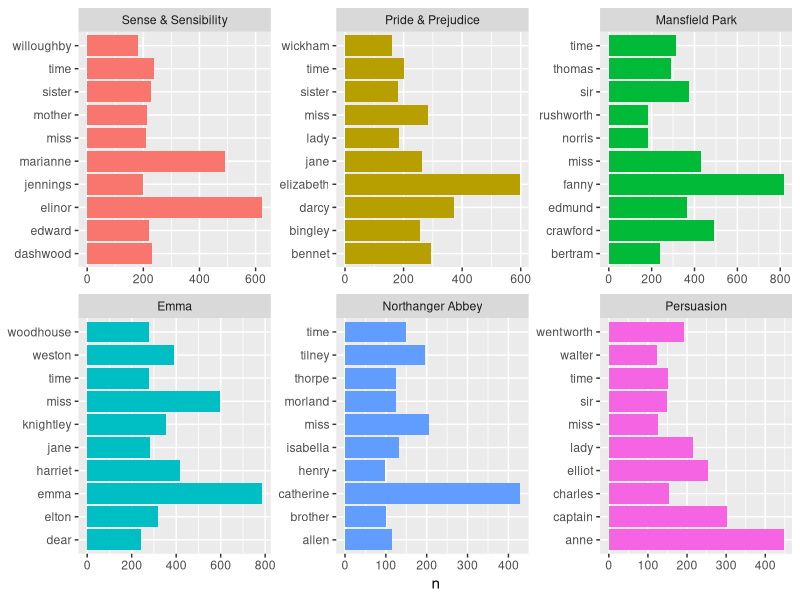
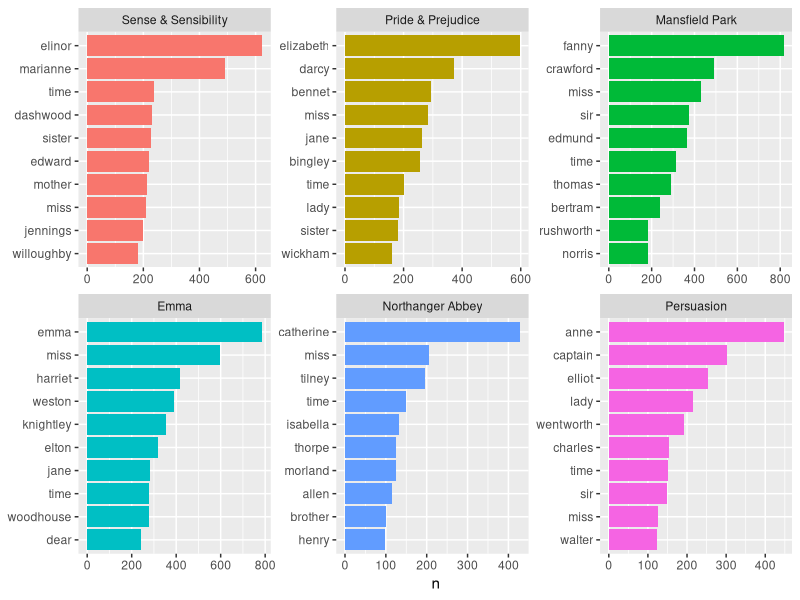
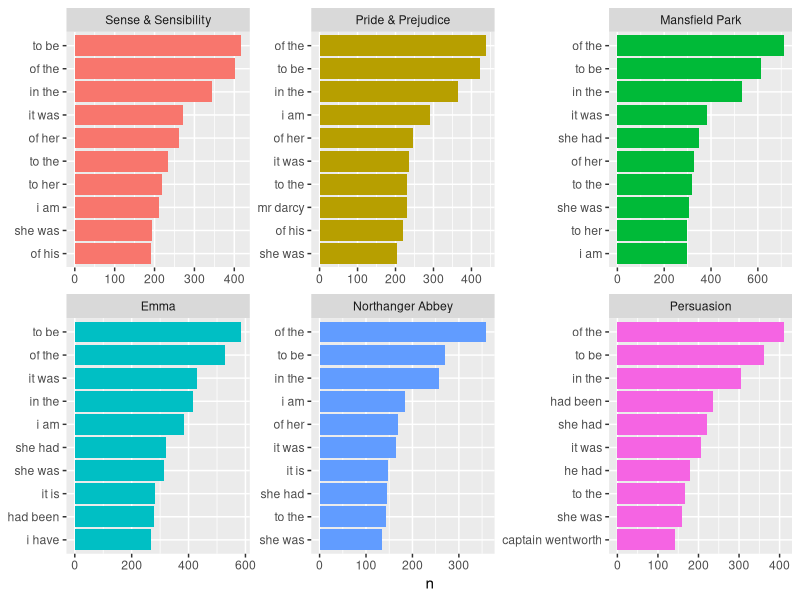
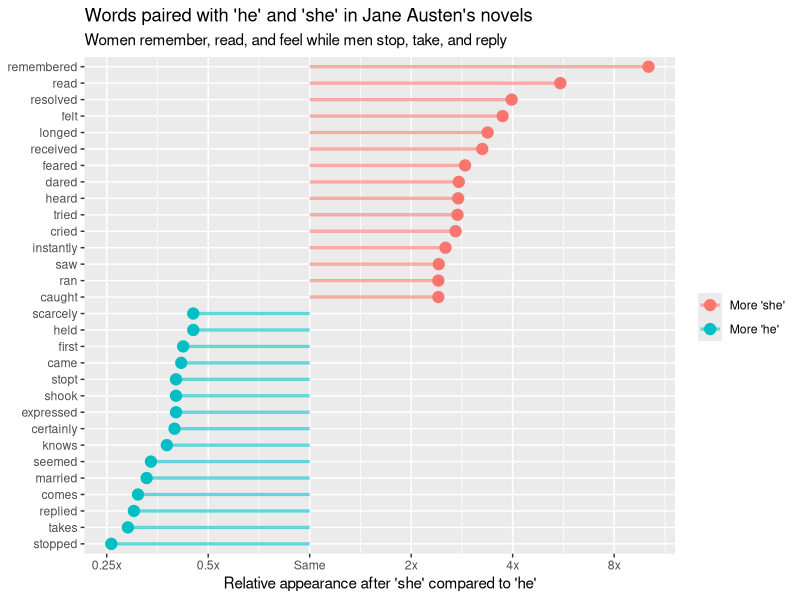

Recreate these plots in R, in order. (Note: this script raises an error after producing the figures.)
## ---- chunk 1
#| label: load-packages

library(tidyverse)
library(tidytext)
library(knitr)
library(janeaustenr) # install.packages("janeaustenr)
## ---- chunk 2
#| label: get-data

austen_books <- austen_books() |>
  filter(text != "")
## ---- chunk 3
#| label: books

austen_books |>
  distinct(book)
## ---- chunk 4
#| label: words

austen_words <- austen_books |>
  unnest_tokens(output = word, input = text) # token = "words" by default
## ---- chunk 5
#| label: top-words

austen_words |>
  count(book, word, sort = TRUE) |>
  group_by(book) |>
  slice_head(n = 10) |>
  pivot_wider(
    names_from = book, 
    values_from = n,
    values_fn = as.character,
    values_fill = "Not in top 10"
    ) |>
  kable()
## ---- chunk 6
#| label: stop-words

stop_words
## ---- chunk 7
#| label: top-without-stop-words

austen_words |>
  anti_join(stop_words) |>
  count(book, word, sort = TRUE) |>
  group_by(book) |>
  slice_head(n = 10) |>
  ggplot(aes(y = word, x = n, fill = book)) +
  geom_col(show.legend = FALSE) +
  facet_wrap(~book, scales = "free") +
  labs(y = NULL)
## ---- chunk 8
#| label: top-without-stop-words-better

austen_words |>
  anti_join(stop_words) |>
  count(book, word, sort = TRUE) |>
  group_by(book) |>
  slice_head(n = 10) |>
  ggplot(aes(y = reorder_within(word, n, book), x = n, fill = book)) +
  geom_col(show.legend = FALSE) +
  facet_wrap(~book, scales = "free") +
  scale_y_reordered() +
  labs(y = NULL)
## ---- chunk 9
#| label: bigrams

austen_bigrams <- austen_books |>
  unnest_tokens(bigram, text, token = "ngrams", n = 2) |>
  filter(!is.na(bigram))

austen_bigrams
## ---- chunk 10
#| label: top-bigrams

austen_bigrams |>
  count(book, bigram, sort = TRUE) |>
  group_by(book) |>
  slice_head(n = 10) |>
  ggplot(aes(y = reorder_within(bigram, n, book), x = n, fill = book)) +
  geom_col(show.legend = FALSE) +
  facet_wrap(~book, scales = "free") +
  scale_y_reordered() +
  labs(y = NULL)
## ---- chunk 11
#| label: pronouns

pronouns <- c("he", "she")
## ---- chunk 12
#| label: bigram-counts

bigram_counts <- austen_bigrams |>
  count(bigram, sort = TRUE) |>
  separate(bigram, into = c("word1", "word2"), sep = " ") |>
  filter(word1 %in% pronouns) |>
  count(word1, word2, wt = n, sort = TRUE) |>
  rename(total = n)

bigram_counts
## ---- chunk 13
#| label: word-ratios

word_ratios <- bigram_counts |>
  group_by(word2) |>
  filter(sum(total) > 10) |>
  ungroup() |>
  pivot_wider(names_from = word1, values_from = total, values_fill = 0) |>
  arrange(word2) |>
  mutate(
    she = (she+1)/sum(she+1),
    he = (he+1)/sum(he+1),
    logratio = log(she / he, base = 2)
  ) |>
  arrange(desc(logratio))

word_ratios
## ---- chunk 14
#| label: similar-he-she

word_ratios |> 
  arrange(abs(logratio))

## ---- chunk 15
#| label: different-he-she

word_ratios |>
  mutate(abslogratio = abs(logratio)) |>
  group_by(logratio < 0) |>
  top_n(15, abslogratio) |>
  ungroup() |>
  mutate(word = reorder(word2, logratio)) |>
  ggplot(aes(word, logratio, color = logratio < 0)) +
  geom_segment(
    aes(
      x = word, xend = word,
      y = 0, yend = logratio
    ),
    linewidth = 1.1, alpha = 0.6
  ) +
  geom_point(size = 3.5) +
  coord_flip() +
  labs(
    x = NULL,
    y = "Relative appearance after 'she' compared to 'he'",
    title = "Words paired with 'he' and 'she' in Jane Austen's novels",
    subtitle = "Women remember, read, and feel while men stop, take, and reply"
  ) +
  scale_color_discrete(name = "", labels = c("More 'she'", "More 'he'")) +
  scale_y_continuous(
    breaks = seq(-3, 3),
    labels = c(
      "0.125x", "0.25x", "0.5x",
      "Same", "2x", "4x", "8x"
    )
  )
## ---- chunk 16
#| label: sentiments

sentiments <- get_sentiments("afinn")
sentiments
## ---- chunk 17
#| label: sentiments-he-she

bigram_counts |>
  left_join(sentiments, by = c("word2" = "word")) |>
  filter(!is.na(value)) |>
  mutate(sentiment = total * value) |>
  group_by(word1) |>
  arrange(desc(abs(sentiment))) |>
  slice_head(n = 10)
